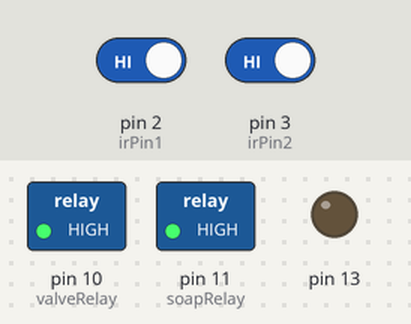
This sketch was run on a simulated Arduino Uno, built with avr-gcc and run on an emulated ATmega328P. On the bench: switched loads named in the sketch (green lamp = pin HIGH), output pins drawn as LEDs (lit = HIGH). The test bench sets the inputs (shaded band); at power-on: pin 2 (irPin1) HIGH, pin 3 (irPin2) HIGH. What the sketch prints to the serial monitor is not drawn.

Above: at 1.2 s.
1.3 s: pin 2 (irPin1) driven LOW
At 1.7 s:
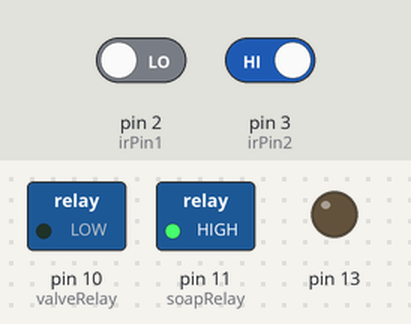
2.8 s: pin 3 (irPin2) driven LOW
At 4.0 s:
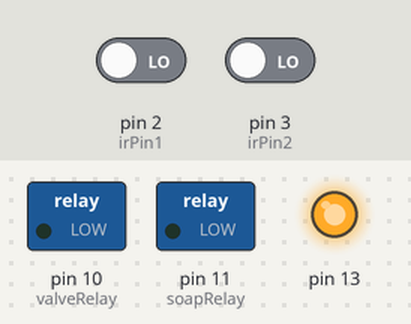
4.3 s: pin 2 (irPin1) driven HIGH
At 5.5 s:
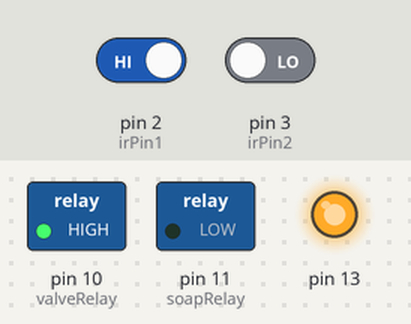
6.2 s: pin 3 (irPin2) driven HIGH
At 7.3 s:
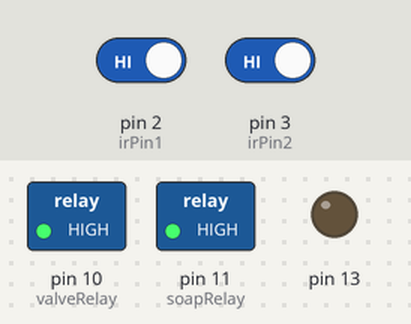
Timing chart, 0 to 8.7 s (numbered marks = the images above; inputs shaded):
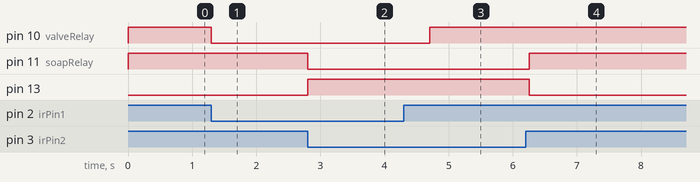

The sketch:

sonar_waterTapIR.ino
```cpp
   const int irPin1=2;
   const int irPin2=3;

   const int valveRelay=10;
   const int soapRelay=11;

   const int on=0;
   const int off=1;


   long currentMillis,valveRelaytimer,pumptimer,valveRelayDebounce=400,pumpDebounce=50;
   bool valveRelayOn=0,pumpOn=0;


void setup() {
  // put your setup code here, to run once:
   pinMode(irPin1,INPUT);
   pinMode(irPin2,INPUT);


   pinMode(13,OUTPUT);
   pinMode(valveRelay,OUTPUT);
   pinMode(soapRelay,OUTPUT);

Serial.begin(9600);
Serial.println("Hello");
digitalWrite(13, LOW);
digitalWrite(valveRelay, off);
digitalWrite(soapRelay, off);
}

void loop() {


  if(!(digitalRead(irPin1))){
   // digitalWrite(13, HIGH);
    digitalWrite(valveRelay,on);
    valveRelayOn=1;
    valveRelaytimer=millis();
    //delay(50);
  //==========delay start==========================

  //===========delay end========================
  } else if(valveRelayOn==1){
  currentMillis=millis();
  if(currentMillis-valveRelaytimer>valveRelayDebounce){
  //digitalWrite(13, LOW);  //just for debugging by switching ON onboard LED.
  digitalWrite(valveRelay, off); // toggle low for spray valveRelay.
  valveRelayOn=0;
  }
  }else if(valveRelayOn==0){
  //digitalWrite(13, LOW);  //just for debugging by switching ON onboard LED.
  digitalWrite(valveRelay, off); // toggle low for spray valveRelay.

  }
if(!(digitalRead(irPin2))){
    digitalWrite(13, HIGH);
    digitalWrite(soapRelay, on);
    pumpOn=1;
    pumptimer=millis();
    //delay(50);
  //===========delay end========================
  }
  else  if(pumpOn==1){
  currentMillis=millis();
  if(currentMillis-pumptimer>pumpDebounce){
  digitalWrite(13, LOW);  //just for debugging by switching ON onboard LED.
  digitalWrite(soapRelay, off); // toggle low for spray valveRelay.
  pumpOn=0;
  }
  }else if(pumpOn==0){
  digitalWrite(13, LOW);  //just for debugging by switching ON onboard LED.
  digitalWrite(soapRelay, off); // toggle low for spray valveRelay.

  }
  delay(50);
}
```

Measured:
- after the input at 1.3 s, pin 10 (valveRelay): HIGH → LOW at once
- after the input at 2.8 s, pin 11 (soapRelay): HIGH → LOW at once; pin 13: LOW → HIGH at once
- after the input at 4.3 s, pin 10 (valveRelay): LOW → HIGH after 0.40 s
- after the input at 6.2 s, pin 11 (soapRelay): LOW → HIGH after 0.05 s; pin 13: HIGH → LOW after 0.05 s
